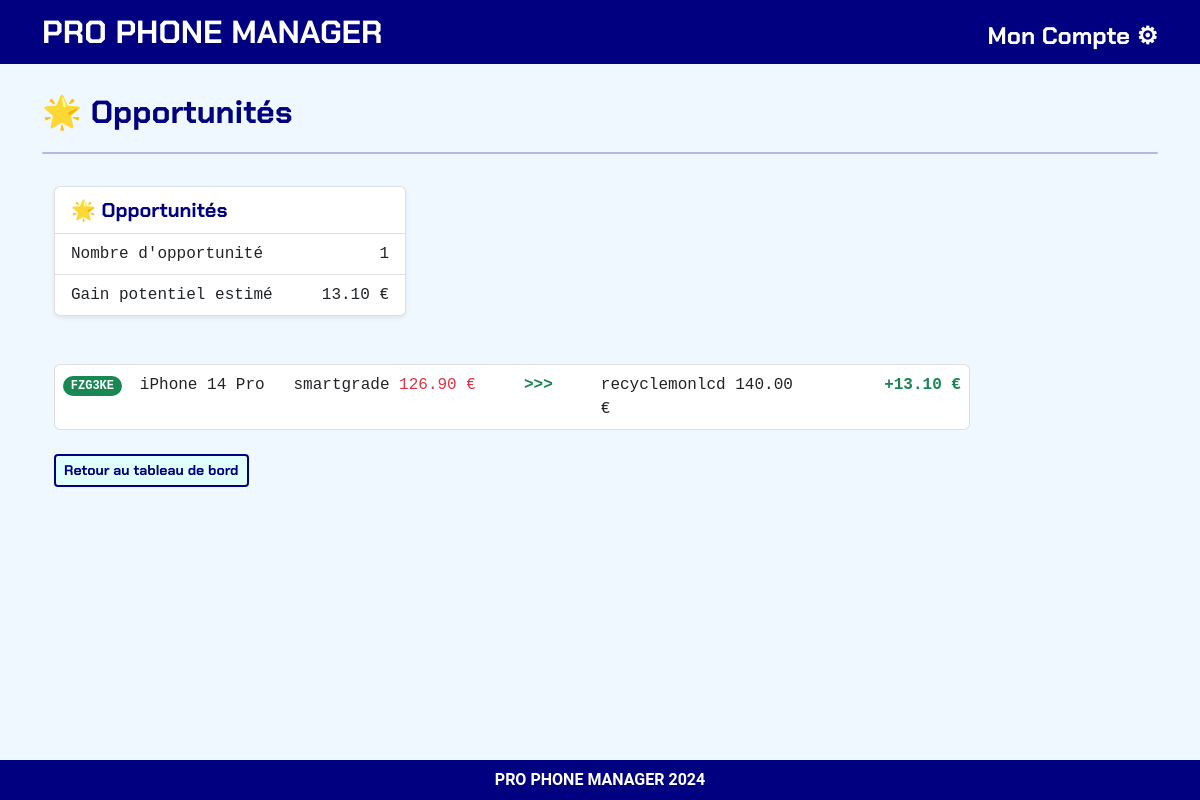
/opportunities/ (signed in), run on the app's committed database.
### listings/models.py (models this page shows, shortened)
class BrokenScreen(models.Model):
    id = models.AutoField(primary_key=True)
    repairstore = models.ForeignKey(RepairStore, on_delete=models.CASCADE)
    uniquereference = models.OneToOneField(UniqueReference, on_delete=models.CASCADE)
    screenbrand = models.ForeignKey(ScreenBrand, on_delete=models.CASCADE)
    screenmodel = models.ForeignKey(ScreenModel, on_delete=models.CASCADE)
    diag_question_1 = models.TextField(null=True, blank=True)
    diag_question_2 = models.TextField(null=True, blank=True)
    diag_question_3 = models.TextField(null=True, blank=True)
    diag_question_4 = models.TextField(null=True, blank=True)
    diag_question_5 = models.TextField(null=True, blank=True)
    diag_question_6 = models.TextField(null=True, blank=True)
    diag_question_7 = models.TextField(null=True, blank=True)
    diag_question_8 = models.TextField(null=True, blank=True)
    diag_question_9 = models.TextField(null=True, blank=True)
    diag_question_10 = models.TextField(null=True, blank=True)
    diag_response_1 = models.BooleanField(null=True)
    diag_response_2 = models.BooleanField(null=True)
    diag_response_3 = models.BooleanField(null=True)
    diag_response_4 = models.BooleanField(null=True)
    diag_response_5 = models.BooleanField(null=True)
    diag_response_6 = models.BooleanField(null=True)
    diag_response_7 = models.BooleanField(null=True)
    diag_response_8 = models.BooleanField(null=True)
    diag_response_9 = models.BooleanField(null=True)
    diag_response_10 = models.BooleanField(null=True)
    is_diag_done = models.BooleanField(default=False)
    grade = models.CharField(
        max_length=20,
        choices=[
            ('', 'Select Grade'),
            ('A', 'A'),
            ('B', 'B'),
            ('C', 'C'),
            ('D', 'D'),
            ('E', 'E'),
            ('F', 'F'),
            ('G', 'G'),
            ('Fully Broken', 'Fully Broken'),
            ('Aftermarket', 'Aftermarket')
        ],
        default='EN ATTENTE',
    )
    quotations = models.ManyToManyField('RecyclerPricing', related_name='broken_screens')
    recycler = models.ForeignKey(Recycler, on_delete=models.SET_NULL, null=True, blank=True)
    is_attributed = models.BooleanField(default=False)
    price = models.DecimalField(max_digits=10, decimal_places=2, null=True, blank=True)
    is_packed = models.BooleanField(default=False)
    date_joined = models.DateTimeField(default=timezone.now)
    class Meta:
        ordering = ['-date_joined']
    class Meta:
        ordering = ['-date_joined']

class UniqueReference(models.Model):
    repairstore = models.ForeignKey(RepairStore, on_delete=models.CASCADE)
    value = models.CharField(max_length=6, unique=True)
    is_used = models.BooleanField(default=False)
    def __str__(self):
        return self.value

class ScreenModel(models.Model):
    screenbrand = models.ForeignKey(ScreenBrand, on_delete=models.CASCADE)
    screenmodel = models.CharField(max_length=50)
    is_oled = models.BooleanField(default=False)
    is_3dtouch = models.BooleanField(default=False)
    is_wanted = models.BooleanField(default=False)
    class Meta:
        ordering = ['screenbrand', 'screenmodel']
    def __str__(self):
        return f"{self.screenmodel}"

class Recycler(models.Model):
    company_name = models.CharField(max_length=100, verbose_name="Dénomination sociale de l'entreprise", blank=True)
    company_raison_social = models.CharField(max_length=100, verbose_name="Raison sociale", blank=True)
    siren = models.CharField(max_length=15, verbose_name="Numéro siren")
    address = models.TextField(verbose_name="Adresse")
    postal_code = models.CharField(max_length=10, verbose_name="Code postal")
    city = models.CharField(max_length=50, verbose_name="Ville")
    phone_number = models.CharField(max_length=15, verbose_name="Numéro de téléphone")
    url = models.URLField()
    payment_method = models.CharField(max_length=50)
    payment_delay = models.TextField(blank=True, null=True)
    shipping_fee = models.CharField(max_length=50)
    date_joined = models.DateTimeField(default=timezone.now, blank=True, null=True)
    is_us = models.BooleanField(default=False)

class RecyclerPricing(models.Model):
    recycler = models.ForeignKey(Recycler, on_delete=models.CASCADE)
    screenbrand = models.ForeignKey(ScreenBrand, on_delete=models.CASCADE)
    screenmodel = models.ForeignKey(ScreenModel, on_delete=models.CASCADE)
    grade = models.CharField(max_length=20, choices=[
        ('A', 'A'),
        ('B', 'B'),
        ('C', 'C'),
        ('D', 'D'),
        ('E', 'E'),
        ('F', 'F'),
        ('G', 'G'),
        ('Fully Broken', 'Fully Broken'),
        ('Aftermarket', 'Aftermarket')
    ])
    price = models.DecimalField(max_digits=10, decimal_places=2)
    class Meta:
        unique_together = ['recycler', 'screenbrand', 'screenmodel', 'grade']

### listings/views.py (the view)
# urls.py: path('opportunities/', opportunities, name='opportunities'),
@login_required
@require_GET
def opportunities(request):
    all_broken_screens = BrokenScreen.objects.filter(is_packed=False, repairstore=request.user.repairstore)
    all_broken_screens = all_broken_screens.exclude(recycler__company_name="Votre Recycleur")
    opportunities_count = 0
    opportunities_value = 0
    broken_screen_op_list = []
    for broken_screen in all_broken_screens:
        if broken_screen.price is not None:
            current_value = broken_screen.price
            recycler_prices = RecyclerPricing.objects.filter(
                screenmodel=broken_screen.screenmodel,
                grade=broken_screen.grade
            ).order_by('-price')
            if recycler_prices.exists() and recycler_prices.first().price > current_value:
                quotation_count = recycler_prices.count()
                best_offer = recycler_prices.first()
                broken_screen.quotation_count = quotation_count
                broken_screen.best_offer = best_offer
                broken_screen.offer_delta = best_offer.price - current_value
                opportunities_count += 1
                opportunities_value += broken_screen.offer_delta
                broken_screen_op_list.append([
                    broken_screen.uniquereference.value,
                    broken_screen.best_offer,
                    broken_screen.offer_delta,
                    broken_screen.quotation_count
                ])
    ref_op_list = [broken_screen[0] for broken_screen in broken_screen_op_list]
    op_all_broken_screens = all_broken_screens.filter(uniquereference__value__in=ref_op_list)
    i = 0
    for broken_screen in op_all_broken_screens:
        broken_screen.quotation_count = broken_screen_op_list[i][3]
        broken_screen.best_offer = broken_screen_op_list[i][1]
        broken_screen.offer_delta = broken_screen_op_list[i][2]
        i += 1
    template = 'opportunities.html'
    context = {
        'all_broken_screens': op_all_broken_screens,
        'opportunities_count': opportunities_count,
        'opportunities_value': opportunities_value,
    }
    return render(request, template, context)

### listings/templates/opportunities.html (shortened to what this page needs)
{% extends "base_webapp.html" %}
{% load static %}
{% block page_title %}🌟 Opportunités{% endblock page_title %}
{% block page_content %}
<div class="row mb-4">
    <div class="col-12 col-md-6 col-lg-4 mb-4 fs-5 text-blue">
        <ul class="list-group font-monospace shadow-sm">
            <li class="list-group-item logo-blue fs-5">🌟 Opportunités</li>
            <li class="list-group-item fs-6">
                <span>Nombre d'opportunité</span>
                <span class="float-end">{{ opportunities_count }}</span>
            </li>
            <li class="list-group-item fs-6">
                <span>Gain potentiel estimé</span>
                <span class="float-end">{{ opportunities_value }} €</span>
            </li>
        </ul>
    </div>
</div>
<div class="row mb-4">
    <div class="col-12 d-none d-md-block col-lg-10 mb-4">
        {% for broken_screen in all_broken_screens %}
        <ul class="list-group mb-2 fs-6 font-monospace">
            <li class="list-group-item px-md-1 px-lg-2">
                <div class="row">
                    <div class="col-md-1 text-start">
                        <span class="badge rounded-pill font-monospace bg-success">{{ broken_screen.uniquereference }}</span>
                    </div>
                    <div class="col-md-2 text-start">
                        <span>{{ broken_screen.screenmodel}}</span>
                    </div>
                    <div class="col-md-3 text-start">
                        <span>{{ broken_screen.recycler.company_name }} <span class="text-danger">{{ broken_screen.price }} €</span></span>
                    </div>
                    <div class="col-md-1 text-start">
                        <span class="fw-bold text-success"> >>> </span>
                    </div>
                    <div class="col-md-3 text-start">
                        <span>{{ broken_screen.best_offer.recycler.company_name }} {{ broken_screen.best_offer.price }} €</span>
                    </div>
                    <div class="col-md-2 text-end">
                        <span class="fw-bold text-success">+{{ broken_screen.offer_delta }} € </span>
                    </div>
                </div>
            </li>
        </ul>
        {% endfor %}
        <div class="d-flex justify-content-left mt-4">
            <a class="btn btn-sm btn-outline-blue float-end" href="{% url 'dashboard' %}">Retour au tableau de bord</a>
        </div>
    </div>
</div>
{% endblock page_content %}

### listings/static/styles.css (style rules this page uses)
body { font-family: 'Roboto', sans-serif; scroll-behavior: smooth; background-color: AliceBlue; }
a { color:navy; }
.logo-blue { font-family: 'ChakraPetch', sans-serif; color:navy; font-weight: bold; }
.text-blue { color:navy; }
.btn { font-family: 'ChakraPetch', sans-serif; }
.btn-outline-blue { font-family: 'ChakraPetch', sans-serif; color:navy; background-color:LightCyan; border: 2px solid navy; }

### data on the page
BrokenScreen: uniquereference "FZG3KE", screenmodel "iPhone 14 Pro", recycler.company_name "smartgrade", price "126.90", best_offer.recycler.company_name "recyclemonlcd", best_offer.price "140.00", offer_delta "13.10"

### other printed values
{{ opportunities_count }} "1"
{{ opportunities_value }} "13.10"
